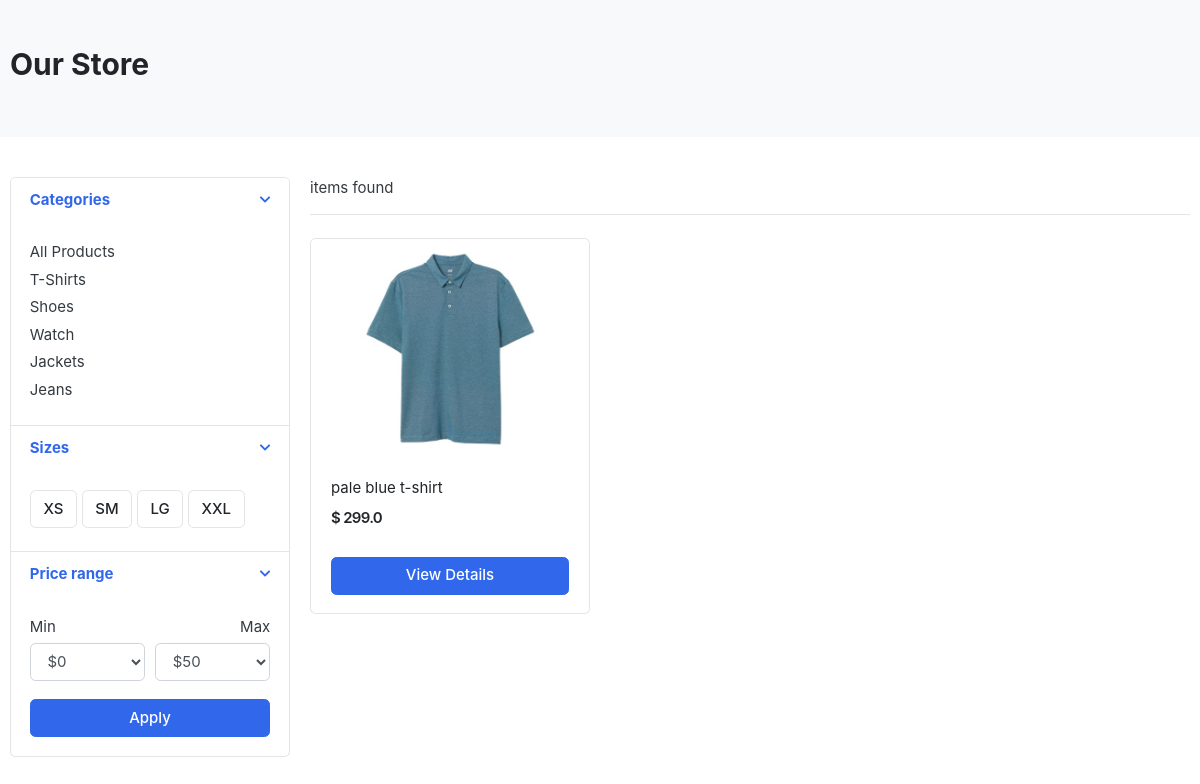
The page /store/category/T-Shirts on the database its author committed.
### store/models.py (models this page shows, shortened)
class Category(models.Model):
	title = models.CharField(max_length=100)
	slug = models.SlugField()
	banner_image = models.ImageField(upload_to="category/banners")
	class Meta:
		verbose_name_plural = 'Categories'

class Product(models.Model):
	title = models.CharField(max_length=100)
	slug = models.SlugField(max_length=100, unique=True)
	category = models.ForeignKey(Category, on_delete=models.CASCADE)
	image = models.ImageField(upload_to='products/images/')
	price = models.FloatField()
	details = models.TextField()
	quantity = models.IntegerField()
	in_stock = models.BooleanField(default=True)
	date_add = models.DateField(default=timezone.now)

### store/views.py (the view)
# urls.py: path('category/<slug:category_slug>', views.category, name='category'),
def category(request, category_slug):
	category_products = models.Product.objects.filter(category__slug=category_slug)
	return store(request, template_name='store.html',
		context={'category_products': category_products})

### store/views.py (called while the page is built)
def store(request, **kwargs):
	categories = models.Category.objects.all()
	category_products = models.Product.objects.all()
	args = {
		'categories': categories,
		'category_products': category_products
	}
	try:
		args.update(kwargs.get('context'))
	except:
		pass
	return render(request, 'store.html', context=args)

### store/templates/store.html (shortened to what this page needs)
{% extends 'base.html' %}
{% load static %}
{% block content %}
<section class="section-pagetop bg">
<div class="container">
	{% if 'search' in request.path %}
		<h2 class="title-page">Search Result</h2>
	{% else %}
		<h2 class="title-page">Our Store</h2>
	{% endif %}
</div>
</section>
<section class="section-content padding-y">
<div class="container">
<div class="row">
	<aside class="col-md-3">
<div class="card">
	<article class="filter-group">
		<header class="card-header">
			<a href="#" data-toggle="collapse" data-target="#collapse_1" aria-expanded="true" class="">
				<i class="icon-control fa fa-chevron-down"></i>
				<h6 class="title">Categories</h6>
			</a>
		</header>
		<div class="filter-content collapse show" id="collapse_1" style="">
			<div class="card-body">
				<ul class="list-menu">
					<li><a href="{% url "store:category_all" %}">All Products  </a></li>
					{% for category in categories %}
				<li><a href="{% url "store:category" category.slug %}">{{ category.title }}  </a></li>
					{% endfor %}
				</ul>
			</div>
		</div>
	</article>
	<article class="filter-group">
		<header class="card-header">
			<a href="#" data-toggle="collapse" data-target="#collapse_4" aria-expanded="true" class="">
				<i class="icon-control fa fa-chevron-down"></i>
				<h6 class="title">Sizes </h6>
			</a>
		</header>
		<div class="filter-content collapse show" id="collapse_4" style="">
			<div class="card-body">
			  <label class="checkbox-btn">
			    <span class="btn btn-light"> XS </span>
			  </label>
			  <label class="checkbox-btn">
			    <span class="btn btn-light"> SM </span>
			  </label>
			  <label class="checkbox-btn">
			    <span class="btn btn-light"> LG </span>
			  </label>
			  <label class="checkbox-btn">
			    <span class="btn btn-light"> XXL </span>
			  </label>
		</div>
		</div>
	</article>
	<article class="filter-group">
		<header class="card-header">
			<a href="#" data-toggle="collapse" data-target="#collapse_3" aria-expanded="true" class="">
				<i class="icon-control fa fa-chevron-down"></i>
				<h6 class="title">Price range </h6>
			</a>
		</header>
		<div class="filter-content collapse show" id="collapse_3" style="">
			<div class="card-body">
				<div class="form-row">
				<div class="form-group col-md-6">
				  <label>Min</label>
				  	<select class="mr-2 form-control">
						<option value="0">$0</option>
					</select>
				</div>
				<div class="form-group text-right col-md-6">
				  <label>Max</label>
				  	<select class="mr-2 form-control">
						<option value="50">$50</option>
					</select>
				</div>
				</div>
				<button class="btn btn-block btn-primary">Apply</button>
			</div>
		</div>
	</article>
</div>
	</aside>
	<main class="col-md-9">
<header class="border-bottom mb-4 pb-3">
		<div class="form-inline">
			<span class="mr-md-auto"><b>{{ product_count }}</b> items found </span>
		</div>
</header>
<div class="row">
	{% if category_products %}
	{% for product in category_products %}
	<div class="col-md-4">
		<figure class="card card-product-grid">
			<div class="img-wrap">
				<a href="#"><img src="{{ product.image.url }}"></a>
			</div>
			<figcaption class="info-wrap">
				<div class="fix-height">
					<a href="#" class="title">{{ product.title }}</a>
					<div class="price-wrap mt-2">
						<span class="price">$ {{ product.price }}</span>
					</div>
				</div>
				<a href="#" class="btn btn-block btn-primary">View Details </a>
			</figcaption>
		</figure>
	</div>
	{% endfor %}
	{% else %}
	<div>
		<h2>No result found. Please try again.</h2>
	</div>
	{% endif %}
</div>
	</main>
</div>
</div>
</section>
{% endblock %}

### static/css/ui.css (style rules this page uses)
html { font-family: "Inter", sans-serif; font-size: 15px; }
.img-wrap { text-align: center; display: block; }
.img-wrap img { max-width: 100%; }
.price-wrap { letter-spacing: -0.7px; }
.padding-y { padding-top: 40px; padding-bottom: 40px; }
figure { margin-bottom: 0; }
article:after, .form-group:after { display: block; clear: both; content: ""; }
.bg { background-color: #f8f9fa; }
.title-page { color: #212529; }
.btn-light { background-color: #fff; border-color: #e4e4e4; }
[class*=list-] li:after { visibility: hidden; display: block; content: ""; overflow: hidden; height: 0; clear: both; }
.list-menu { list-style: none; margin: 0; padding-left: 0; }
.list-menu li { margin-bottom: 5px; }
.list-menu a { color: #343a40; }
[class*=card-product] a.title { color: #212529; display: block; }
[class*=card-product] .img-wrap { overflow: hidden; position: relative; }
[class*=card-product] .img-wrap img { height: 100%; max-width: 100%; width: auto; display: inline-block; -o-object-fit: cover; object-fit: cover; }
.card-product-grid { margin-bottom: 20px; }
.card-product-grid .img-wrap { border-radius: 0.2rem 0.2rem 0 0; height: 220px; }
.card-product-grid .info-wrap { overflow: hidden; padding: 18px 20px; }
.card-product-grid .fix-height { height: 80px; overflow: hidden; }
.card .img-wrap { overflow: hidden; }
.price { font-weight: 600; color: #212529; }
.icon-control { margin-top: 5px; float: right; font-size: 80%; }
.card-header .title { margin-bottom: 0; line-height: 1.5; }
.filter-group { border-bottom: 1px solid #e4e4e4; }
.filter-group .card-header { border-bottom: 0; }
.filter-group:last-child { border-bottom: 0; }
.checkbox-btn { position: relative; }
.section-pagetop { padding: 45px 0; }

### rows shown on the page
Category: title "T-Shirts"
Category: title "Shoes"
Category: title "Watch"
Category: title "Jackets"
Category: title "Jeans"
Product: image (picture), title "pale blue t-shirt", price "299.0"
